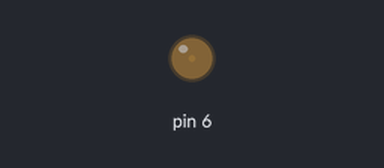
This sketch was run on a simulated Arduino Uno, built with avr-gcc and run on an emulated ATmega328P. Parts: output pins drawn as LEDs (lit = HIGH).

Above: at 0.05 s.
At 0.65 s:
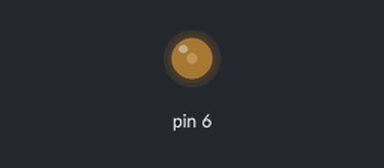
At 1.3 s:
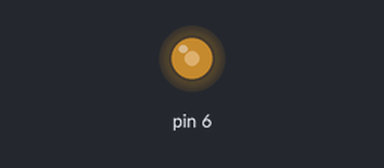
At 2.55 s:
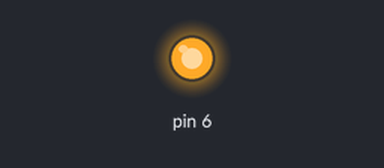
Timing chart, 0 to 5.9 s (numbered marks = the images above):
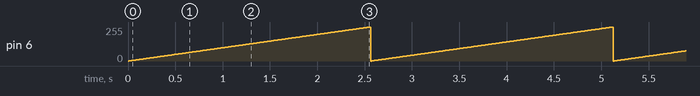

The sketch:

Fading_LED.ino
```cpp
#define LED 6 // Declare LED at pin 6
void setup() {
  // put your setup code here, to run once:
  pinMode(6,OUTPUT);
}

void loop() {
  // put your main code here, to run repeatedly:
  int i ; // declare i

 for(i=0;i<=2000;i++)
 {
    analogWrite(6,i);// sets the analogue, value of pin 6 as i
    delay (10);// pause for 100ms
 }
     for(i=2000;i>0;i--)
 {
     analogWrite(6,i);
     delay(10);
 }
}
```

Measured:
- by itself, pin 6: moves between 0/255 and 255/255, repeating every 2.6 s
